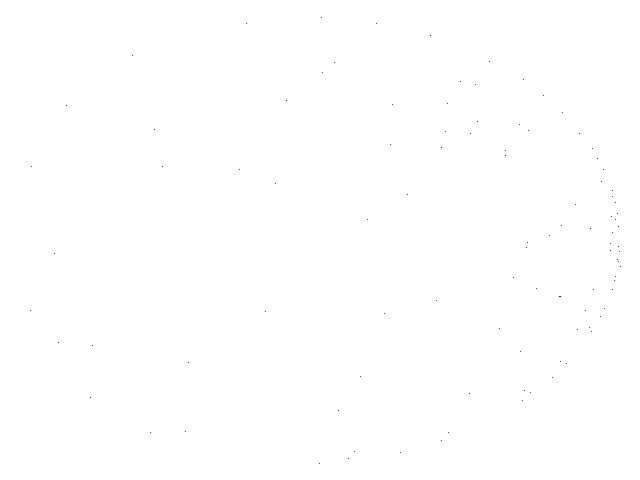
Frame 1 (no input)
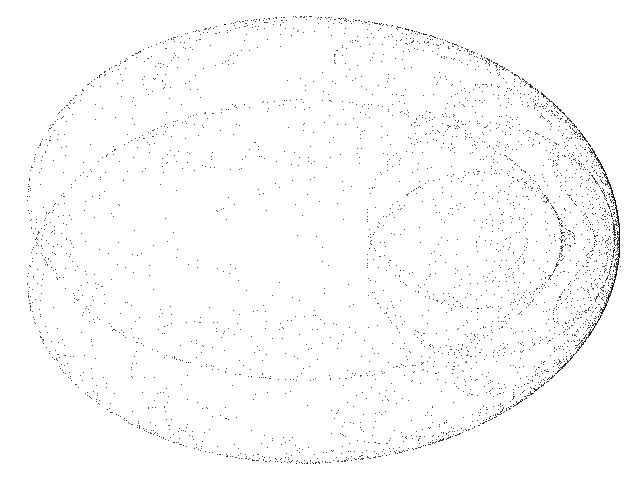
Frame 60 (the mouse pressed at the canvas centre just before this capture)
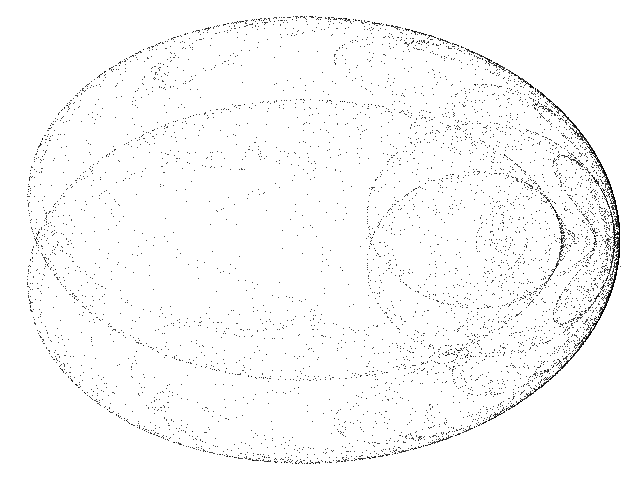
Frame 120 (the mouse held since frame 60 and released just before this capture)

The Processing sketch that drew these frames (run headless with seeded random() and noise(); from frame 60 on, the mouse is pressed at the canvas centre):

// Processing sketch: Burgers
// ── Burgers.pde
// Burgers chaotic map //

  float x = 0.1;
  float y = 0.1;
  float a = 0.9;
  float b = 0.9;
  

void setup() {
  
  size(640, 480);
  background(255);
  
}

void draw() {
  
  for (int i=0;i<100;i++) {
    
    float nx = x;
    float ny = y;
        
    x = (1 - a) * nx - pow(ny,2);
    y = (1 + b) * ny + nx * ny;
  
    point(620+(190*x), 240+(130*y));
        
  }

}
